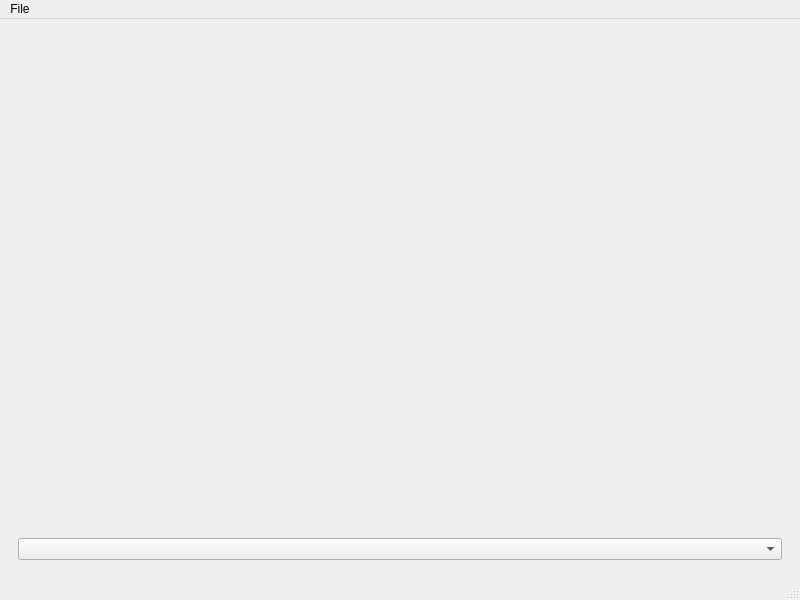
<?xml version="1.0" encoding="UTF-8"?>
<ui version="4.0">
 <class>MainWindow</class>
 <widget class="QMainWindow" name="MainWindow">
  <property name="geometry">
   <rect>
    <x>0</x>
    <y>0</y>
    <width>800</width>
    <height>600</height>
   </rect>
  </property>
  <property name="windowTitle">
   <string>VolView</string>
  </property>
  <widget class="QWidget" name="centralwidget">
   <layout class="QVBoxLayout" name="verticalLayout">
    <item>
     <widget class="SliceWidget" name="widget" native="true">
      <property name="sizePolicy">
       <sizepolicy hsizetype="Preferred" vsizetype="Expanding">
        <horstretch>0</horstretch>
        <verstretch>0</verstretch>
       </sizepolicy>
      </property>
     </widget>
    </item>
    <item>
     <widget class="QWidget" name="widget_2" native="true">
      <layout class="QGridLayout" name="gridLayout">
       <item row="0" column="0">
        <widget class="QComboBox" name="comboBox"/>
       </item>
      </layout>
     </widget>
    </item>
   </layout>
  </widget>
  <widget class="QMenuBar" name="menubar">
   <property name="geometry">
    <rect>
     <x>0</x>
     <y>0</y>
     <width>800</width>
     <height>22</height>
    </rect>
   </property>
   <widget class="QMenu" name="menuFile">
    <property name="title">
     <string>File</string>
    </property>
   </widget>
   <addaction name="menuFile"/>
  </widget>
  <widget class="QStatusBar" name="statusbar"/>
 </widget>
 <customwidgets>
  <customwidget>
   <class>SliceWidget</class>
   <extends>QWidget</extends>
   <header>volview/slice_widget.h</header>
   <container>1</container>
  </customwidget>
 </customwidgets>
 <resources/>
 <connections/>
</ui>
